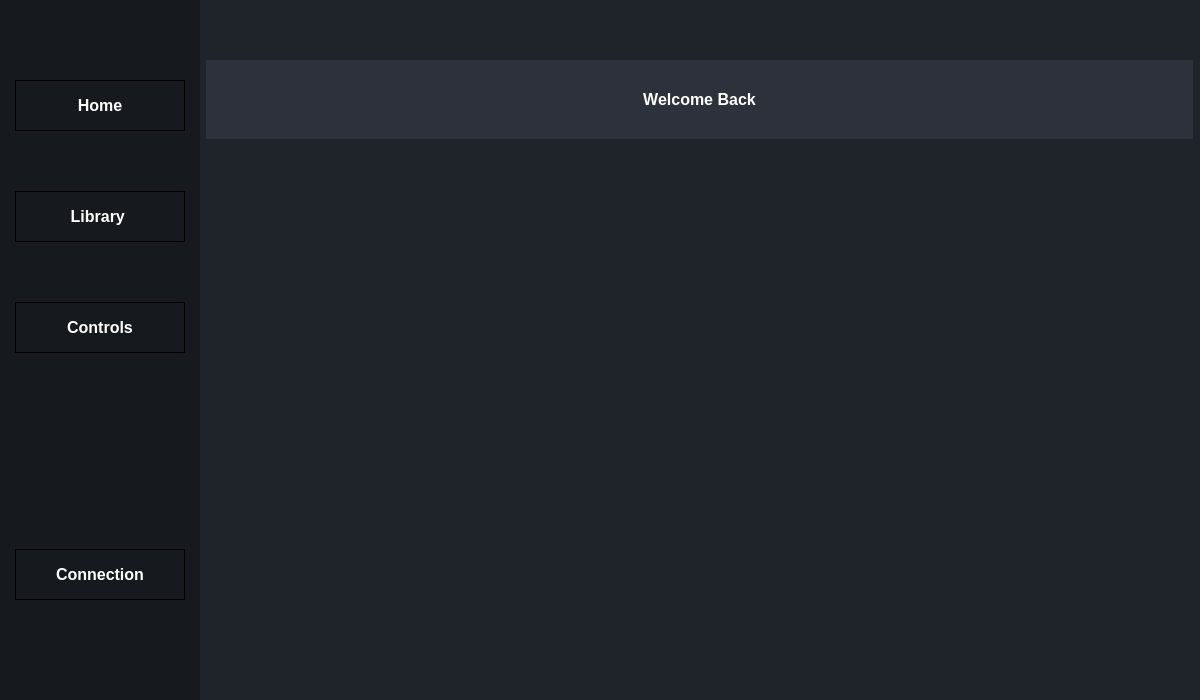
<?xml version="1.0" encoding="UTF-8"?>
<ui version="4.0">
 <class>DIGITAL_DISPLAY_CUBE</class>
 <widget class="QMainWindow" name="DIGITAL_DISPLAY_CUBE">
  <property name="geometry">
   <rect>
    <x>0</x>
    <y>0</y>
    <width>1200</width>
    <height>700</height>
   </rect>
  </property>
  <property name="sizePolicy">
   <sizepolicy hsizetype="Preferred" vsizetype="Preferred">
    <horstretch>0</horstretch>
    <verstretch>0</verstretch>
   </sizepolicy>
  </property>
  <property name="minimumSize">
   <size>
    <width>0</width>
    <height>0</height>
   </size>
  </property>
  <property name="maximumSize">
   <size>
    <width>16777215</width>
    <height>16777215</height>
   </size>
  </property>
  <property name="font">
   <font>
    <pointsize>12</pointsize>
    <weight>75</weight>
    <bold>true</bold>
   </font>
  </property>
  <property name="windowTitle">
   <string>DIMI</string>
  </property>
  <property name="windowIcon">
   <iconset resource="resources.qrc">
    <normaloff>:/icons/icons/D-blue.svg</normaloff>:/icons/icons/D-blue.svg</iconset>
  </property>
  <property name="styleSheet">
   <string notr="true">*{
	border: none;
	background-color: transparent;
	background: transparent;
	padding:0;
	margin: 0;
	color: #fff;

}
#scanningble{
	background-color: transparent;
	background: transparent;
	color: #fff;
}
#frame{
	background-color: #2c313c;
	margin-top: 60px;
	margin-right: 7px;
	padding:10px;
}
#frame_5{
	background-color: #2c313c;
	padding:10px;
	
}
#frame_16,#scrollArea{
	background-color: #16191d;
	border-radius: 10px;
	padding:20px;

	
}

#centralwidget{
	background-color: #1f232a;
}

#leftMenuSubContainer{
	background-color: #16191d;
}
#leftMenuSubContainer QPushButton{
	text-align: center;
	padding: 15px 40px;
	border: 1px solid black;
	
}
#centerMenuSubContainer, #rightMenuSubContainer{
	background-color: #2c313c;
}
#frame_8,#frame_9,#frame_7,#frame_10,#popupNotificationSubContainer,#hologramlist{
	background-color: #16191d;
	border-radius: 10px;
}
#headerContainer, #footerContainer{
	background-color: #2c313c;
}
QPushButton#brightnessBtn,#hologramBtn,#saveBtn_2,#revertBtn,#nextimgBtn,#previmgBtn,#addBtn,#createhologramBtn,#nexBtn,#prevBtn,#firstconnect,#secondconnect,#thirdconnect,#fourthconnect,#fifthconnect,#scanBtn,#imageeditBtn,#eraseBtn,#otaupdateBtn,#uploadBtn,#holobackBtn,#disconnectBtn{
    	text-align: center;
	padding: 15px 50px;
	border: 1px solid black;
}
QPushButton#saveholoBtn,#saveasholoBtn,#holobackBtn{
	    	text-align: center;
		padding: 10px 50px;
		border: 1px solid black
}

QPushButton#uploadBtn{
	margin-top: 10px;
	margin-bottom: 20px;


}
QPushButton#brightnessBtn:hover,#hologramBtn:hover,#saveBtn_2:hover,#revertBtn:hover,#nextimgBtn:hover,#previmgBtn:hover,#addBtn:hover,#createhologramBtn:hover,#uploadBtn:hover,#nexBtn:hover,#prevBtn:hover,#firstconnect:hover,#secondconnect:hover,#thirdconnect:hover,#fourthconnect:hover,#fifthconnect:hover,#scanBtn:hover,#imageeditBtn:hover,#eraseBtn:hover,#saveholoBtn:hover,#saveasholoBtn:hover,#otaupdateBtn:hover,#homeBtn:hover,#controBtn:hover,#libraryBtn:hover,#connectBtn:hover,#holobackBtn:hover ,#disconnectBtn:hover{
    background-color: #5A5A5A;
    color: #fff;
}

</string>
  </property>
  <widget class="QWidget" name="centralwidget">
   <property name="sizePolicy">
    <sizepolicy hsizetype="Preferred" vsizetype="Preferred">
     <horstretch>0</horstretch>
     <verstretch>0</verstretch>
    </sizepolicy>
   </property>
   <layout class="QHBoxLayout" name="horizontalLayout">
    <property name="spacing">
     <number>6</number>
    </property>
    <property name="leftMargin">
     <number>0</number>
    </property>
    <property name="topMargin">
     <number>0</number>
    </property>
    <property name="rightMargin">
     <number>0</number>
    </property>
    <property name="bottomMargin">
     <number>0</number>
    </property>
    <item alignment="Qt::AlignLeft">
     <widget class="QWidget" name="leftMenuContainer" native="true">
      <layout class="QVBoxLayout" name="verticalLayout">
       <property name="spacing">
        <number>0</number>
       </property>
       <property name="leftMargin">
        <number>0</number>
       </property>
       <property name="topMargin">
        <number>0</number>
       </property>
       <property name="rightMargin">
        <number>0</number>
       </property>
       <property name="bottomMargin">
        <number>0</number>
       </property>
       <item alignment="Qt::AlignLeft">
        <widget class="QWidget" name="leftMenuSubContainer" native="true">
         <layout class="QVBoxLayout" name="verticalLayout_2">
          <property name="spacing">
           <number>0</number>
          </property>
          <property name="leftMargin">
           <number>15</number>
          </property>
          <property name="topMargin">
           <number>0</number>
          </property>
          <property name="rightMargin">
           <number>15</number>
          </property>
          <property name="bottomMargin">
           <number>0</number>
          </property>
          <item>
           <widget class="QFrame" name="frame_2">
            <property name="sizePolicy">
             <sizepolicy hsizetype="Preferred" vsizetype="Expanding">
              <horstretch>0</horstretch>
              <verstretch>0</verstretch>
             </sizepolicy>
            </property>
            <property name="frameShape">
             <enum>QFrame::StyledPanel</enum>
            </property>
            <property name="frameShadow">
             <enum>QFrame::Raised</enum>
            </property>
            <layout class="QVBoxLayout" name="verticalLayout_3">
             <property name="spacing">
              <number>0</number>
             </property>
             <property name="leftMargin">
              <number>0</number>
             </property>
             <property name="topMargin">
              <number>80</number>
             </property>
             <property name="rightMargin">
              <number>0</number>
             </property>
             <property name="bottomMargin">
              <number>20</number>
             </property>
             <item>
              <widget class="QPushButton" name="homeBtn">
               <property name="font">
                <font>
                 <pointsize>12</pointsize>
                 <weight>75</weight>
                 <bold>true</bold>
                </font>
               </property>
               <property name="toolTip">
                <string/>
               </property>
               <property name="styleSheet">
                <string notr="true"/>
               </property>
               <property name="text">
                <string>Home</string>
               </property>
               <property name="icon">
                <iconset>
                 <normalon>:/icons/icons/home.svg</normalon>
                </iconset>
               </property>
               <property name="iconSize">
                <size>
                 <width>24</width>
                 <height>24</height>
                </size>
               </property>
              </widget>
             </item>
             <item>
              <spacer name="verticalSpacer_2">
               <property name="orientation">
                <enum>Qt::Vertical</enum>
               </property>
               <property name="sizeType">
                <enum>QSizePolicy::Preferred</enum>
               </property>
               <property name="sizeHint" stdset="0">
                <size>
                 <width>20</width>
                 <height>60</height>
                </size>
               </property>
              </spacer>
             </item>
             <item>
              <widget class="QPushButton" name="libraryBtn">
               <property name="font">
                <font>
                 <pointsize>12</pointsize>
                 <weight>75</weight>
                 <bold>true</bold>
                </font>
               </property>
               <property name="toolTip">
                <string/>
               </property>
               <property name="text">
                <string>Library </string>
               </property>
               <property name="icon">
                <iconset>
                 <normalon>:/icons/icons/align-justify.svg</normalon>
                </iconset>
               </property>
               <property name="iconSize">
                <size>
                 <width>24</width>
                 <height>24</height>
                </size>
               </property>
              </widget>
             </item>
             <item>
              <spacer name="verticalSpacer_3">
               <property name="orientation">
                <enum>Qt::Vertical</enum>
               </property>
               <property name="sizeType">
                <enum>QSizePolicy::Preferred</enum>
               </property>
               <property name="sizeHint" stdset="0">
                <size>
                 <width>20</width>
                 <height>60</height>
                </size>
               </property>
              </spacer>
             </item>
             <item>
              <widget class="QPushButton" name="controBtn">
               <property name="font">
                <font>
                 <pointsize>12</pointsize>
                 <weight>75</weight>
                 <bold>true</bold>
                </font>
               </property>
               <property name="toolTip">
                <string/>
               </property>
               <property name="text">
                <string>Controls</string>
               </property>
               <property name="icon">
                <iconset>
                 <normalon>:/icons/icons/settings.svg</normalon>
                </iconset>
               </property>
               <property name="iconSize">
                <size>
                 <width>24</width>
                 <height>24</height>
                </size>
               </property>
              </widget>
             </item>
             <item>
              <spacer name="verticalSpacer">
               <property name="orientation">
                <enum>Qt::Vertical</enum>
               </property>
               <property name="sizeHint" stdset="0">
                <size>
                 <width>20</width>
                 <height>40</height>
                </size>
               </property>
              </spacer>
             </item>
            </layout>
           </widget>
          </item>
          <item alignment="Qt::AlignBottom">
           <widget class="QFrame" name="frame_3">
            <property name="sizePolicy">
             <sizepolicy hsizetype="Preferred" vsizetype="Expanding">
              <horstretch>0</horstretch>
              <verstretch>0</verstretch>
             </sizepolicy>
            </property>
            <property name="frameShape">
             <enum>QFrame::StyledPanel</enum>
            </property>
            <property name="frameShadow">
             <enum>QFrame::Raised</enum>
            </property>
            <layout class="QVBoxLayout" name="verticalLayout_4">
             <property name="spacing">
              <number>0</number>
             </property>
             <property name="leftMargin">
              <number>0</number>
             </property>
             <property name="topMargin">
              <number>40</number>
             </property>
             <property name="rightMargin">
              <number>0</number>
             </property>
             <property name="bottomMargin">
              <number>100</number>
             </property>
             <item>
              <widget class="QPushButton" name="connectBtn">
               <property name="sizePolicy">
                <sizepolicy hsizetype="Preferred" vsizetype="Expanding">
                 <horstretch>0</horstretch>
                 <verstretch>0</verstretch>
                </sizepolicy>
               </property>
               <property name="font">
                <font>
                 <pointsize>12</pointsize>
                 <weight>75</weight>
                 <bold>true</bold>
                </font>
               </property>
               <property name="toolTip">
                <string/>
               </property>
               <property name="text">
                <string>Connection</string>
               </property>
               <property name="icon">
                <iconset>
                 <normalon>:/icons/icons/connect.svg</normalon>
                </iconset>
               </property>
               <property name="iconSize">
                <size>
                 <width>24</width>
                 <height>24</height>
                </size>
               </property>
              </widget>
             </item>
            </layout>
           </widget>
          </item>
         </layout>
        </widget>
       </item>
      </layout>
     </widget>
    </item>
    <item>
     <widget class="QWidget" name="mainBodyContainer" native="true">
      <property name="sizePolicy">
       <sizepolicy hsizetype="Preferred" vsizetype="Preferred">
        <horstretch>0</horstretch>
        <verstretch>0</verstretch>
       </sizepolicy>
      </property>
      <property name="styleSheet">
       <string notr="true"/>
      </property>
      <layout class="QVBoxLayout" name="verticalLayout_13">
       <property name="spacing">
        <number>0</number>
       </property>
       <property name="leftMargin">
        <number>0</number>
       </property>
       <property name="topMargin">
        <number>0</number>
       </property>
       <property name="rightMargin">
        <number>0</number>
       </property>
       <property name="bottomMargin">
        <number>0</number>
       </property>
       <item>
        <widget class="QStackedWidget" name="stackedWidget">
         <property name="currentIndex">
          <number>0</number>
         </property>
         <widget class="QWidget" name="page">
          <layout class="QVBoxLayout" name="verticalLayout_5">
           <property name="leftMargin">
            <number>0</number>
           </property>
           <property name="topMargin">
            <number>0</number>
           </property>
           <property name="rightMargin">
            <number>0</number>
           </property>
           <property name="bottomMargin">
            <number>0</number>
           </property>
           <item>
            <widget class="QFrame" name="frame">
             <property name="frameShape">
              <enum>QFrame::StyledPanel</enum>
             </property>
             <property name="frameShadow">
              <enum>QFrame::Raised</enum>
             </property>
             <layout class="QVBoxLayout" name="verticalLayout_6">
              <property name="topMargin">
               <number>20</number>
              </property>
              <property name="bottomMargin">
               <number>20</number>
              </property>
              <item alignment="Qt::AlignHCenter">
               <widget class="QLabel" name="label">
                <property name="font">
                 <font>
                  <pointsize>12</pointsize>
                  <weight>75</weight>
                  <bold>true</bold>
                 </font>
                </property>
                <property name="text">
                 <string>Welcome Back</string>
                </property>
                <property name="alignment">
                 <set>Qt::AlignHCenter|Qt::AlignTop</set>
                </property>
               </widget>
              </item>
             </layout>
            </widget>
           </item>
           <item>
            <widget class="QFrame" name="frame_4">
             <property name="sizePolicy">
              <sizepolicy hsizetype="Expanding" vsizetype="Expanding">
               <horstretch>0</horstretch>
               <verstretch>0</verstretch>
              </sizepolicy>
             </property>
             <property name="styleSheet">
              <string notr="true"/>
             </property>
             <property name="frameShape">
              <enum>QFrame::StyledPanel</enum>
             </property>
             <property name="frameShadow">
              <enum>QFrame::Raised</enum>
             </property>
             <layout class="QVBoxLayout" name="verticalLayout_7">
              <property name="leftMargin">
               <number>0</number>
              </property>
              <property name="topMargin">
               <number>0</number>
              </property>
              <property name="rightMargin">
               <number>0</number>
              </property>
              <property name="bottomMargin">
               <number>0</number>
              </property>
              <item>
               <widget class="QGraphicsView" name="gv">
                <property name="enabled">
                 <bool>true</bool>
                </property>
                <property name="sizePolicy">
                 <sizepolicy hsizetype="Preferred" vsizetype="Preferred">
                  <horstretch>0</horstretch>
                  <verstretch>0</verstretch>
                 </sizepolicy>
                </property>
                <property name="minimumSize">
                 <size>
                  <width>0</width>
                  <height>0</height>
                 </size>
                </property>
                <property name="maximumSize">
                 <size>
                  <width>16777215</width>
                  <height>16777215</height>
                 </size>
                </property>
                <property name="font">
                 <font>
                  <strikeout>true</strikeout>
                 </font>
                </property>
                <property name="toolTip">
                 <string/>
                </property>
                <property name="styleSheet">
                 <string notr="true">background-color: #1f232a;</string>
                </property>
                <property name="verticalScrollBarPolicy">
                 <enum>Qt::ScrollBarAlwaysOff</enum>
                </property>
                <property name="horizontalScrollBarPolicy">
                 <enum>Qt::ScrollBarAlwaysOff</enum>
                </property>
                <property name="backgroundBrush">
                 <brush brushstyle="NoBrush">
                  <color alpha="0">
                   <red>0</red>
                   <green>0</green>
                   <blue>0</blue>
                  </color>
                 </brush>
                </property>
                <property name="alignment">
                 <set>Qt::AlignCenter</set>
                </property>
               </widget>
              </item>
             </layout>
            </widget>
           </item>
          </layout>
         </widget>
         <widget class="QWidget" name="page_2">
          <layout class="QVBoxLayout" name="verticalLayout_8">
           <item alignment="Qt::AlignTop">
            <widget class="QFrame" name="frame_8">
             <property name="frameShape">
              <enum>QFrame::StyledPanel</enum>
             </property>
             <property name="frameShadow">
              <enum>QFrame::Raised</enum>
             </property>
             <layout class="QVBoxLayout" name="verticalLayout_12">
              <property name="topMargin">
               <number>10</number>
              </property>
              <property name="bottomMargin">
               <number>20</number>
              </property>
              <item alignment="Qt::AlignRight">
               <widget class="QPushButton" name="addBtn">
                <property name="toolTip">
                 <string/>
                </property>
                <property name="text">
                 <string>Add</string>
                </property>
               </widget>
              </item>
             </layout>
            </widget>
           </item>
           <item>
            <widget class="QFrame" name="frame_7">
             <property name="sizePolicy">
              <sizepolicy hsizetype="Preferred" vsizetype="Expanding">
               <horstretch>0</horstretch>
               <verstretch>0</verstretch>
              </sizepolicy>
             </property>
             <property name="frameShape">
              <enum>QFrame::StyledPanel</enum>
             </property>
             <property name="frameShadow">
              <enum>QFrame::Raised</enum>
             </property>
             <layout class="QVBoxLayout" name="verticalLayout_14">
              <item>
               <widget class="QListWidget" name="imageslist">
                <property name="sizePolicy">
                 <sizepolicy hsizetype="Preferred" vsizetype="Expanding">
                  <horstretch>0</horstretch>
                  <verstretch>0</verstretch>
                 </sizepolicy>
                </property>
                <property name="toolTip">
                 <string/>
                </property>
                <property name="iconSize">
                 <size>
                  <width>100</width>
                  <height>60</height>
                 </size>
                </property>
                <property name="resizeMode">
                 <enum>QListView::Adjust</enum>
                </property>
                <property name="gridSize">
                 <size>
                  <width>200</width>
                  <height>200</height>
                 </size>
                </property>
                <property name="viewMode">
                 <enum>QListView::IconMode</enum>
                </property>
               </widget>
              </item>
             </layout>
            </widget>
           </item>
           <item alignment="Qt::AlignBottom">
            <widget class="QFrame" name="frame_6">
             <property name="frameShape">
              <enum>QFrame::StyledPanel</enum>
             </property>
             <property name="frameShadow">
              <enum>QFrame::Raised</enum>
             </property>
             <layout class="QHBoxLayout" name="horizontalLayout_5">
              <property name="leftMargin">
               <number>0</number>
              </property>
              <property name="topMargin">
               <number>20</number>
              </property>
              <property name="rightMargin">
               <number>0</number>
              </property>
              <item>
               <spacer name="horizontalSpacer_2">
                <property name="orientation">
                 <enum>Qt::Horizontal</enum>
                </property>
                <property name="sizeHint" stdset="0">
                 <size>
                  <width>40</width>
                  <height>20</height>
                 </size>
                </property>
               </spacer>
              </item>
              <item>
               <widget class="QPushButton" name="imageeditBtn">
                <property name="toolTip">
                 <string/>
                </property>
                <property name="text">
                 <string>Image Edit</string>
                </property>
               </widget>
              </item>
              <item>
               <spacer name="horizontalSpacer">
                <property name="orientation">
                 <enum>Qt::Horizontal</enum>
                </property>
                <property name="sizeHint" stdset="0">
                 <size>
                  <width>40</width>
                  <height>20</height>
                 </size>
                </property>
               </spacer>
              </item>
              <item>
               <widget class="QPushButton" name="createhologramBtn">
                <property name="toolTip">
                 <string/>
                </property>
                <property name="text">
                 <string>Create Hologram</string>
                </property>
               </widget>
              </item>
              <item>
               <spacer name="horizontalSpacer_3">
                <property name="orientation">
                 <enum>Qt::Horizontal</enum>
                </property>
                <property name="sizeHint" stdset="0">
                 <size>
                  <width>40</width>
                  <height>20</height>
                 </size>
                </property>
               </spacer>
              </item>
             </layout>
            </widget>
           </item>
          </layout>
         </widget>
         <widget class="QWidget" name="page_3">
          <layout class="QVBoxLayout" name="verticalLayout_9">
           <item alignment="Qt::AlignTop">
            <widget class="QFrame" name="frame_16">
             <property name="minimumSize">
              <size>
               <width>0</width>
               <height>0</height>
              </size>
             </property>
             <property name="frameShape">
              <enum>QFrame::StyledPanel</enum>
             </property>
             <property name="frameShadow">
              <enum>QFrame::Raised</enum>
             </property>
             <layout class="QVBoxLayout" name="verticalLayout_20">
              <item>
               <widget class="QLabel" name="label_3">
                <property name="text">
                 <string/>
                </property>
               </widget>
              </item>
             </layout>
            </widget>
           </item>
           <item>
            <widget class="QListWidget" name="hologramlist">
             <property name="sizePolicy">
              <sizepolicy hsizetype="Preferred" vsizetype="Expanding">
               <horstretch>0</horstretch>
               <verstretch>0</verstretch>
              </sizepolicy>
             </property>
             <property name="toolTip">
              <string/>
             </property>
             <property name="iconSize">
              <size>
               <width>100</width>
               <height>60</height>
              </size>
             </property>
             <property name="movement">
              <enum>QListView::Static</enum>
             </property>
             <property name="resizeMode">
              <enum>QListView::Adjust</enum>
             </property>
             <property name="gridSize">
              <size>
               <width>200</width>
               <height>200</height>
              </size>
             </property>
             <property name="viewMode">
              <enum>QListView::IconMode</enum>
             </property>
            </widget>
           </item>
           <item>
            <widget class="QProgressBar" name="progressBar">
             <property name="sizePolicy">
              <sizepolicy hsizetype="Preferred" vsizetype="Preferred">
               <horstretch>0</horstretch>
               <verstretch>0</verstretch>
              </sizepolicy>
             </property>
             <property name="value">
              <number>0</number>
             </property>
            </widget>
           </item>
           <item alignment="Qt::AlignRight">
            <widget class="QPushButton" name="uploadBtn">
             <property name="font">
              <font>
               <weight>75</weight>
               <italic>false</italic>
               <bold>true</bold>
              </font>
             </property>
             <property name="toolTip">
              <string/>
             </property>
             <property name="text">
              <string>Upload</string>
             </property>
            </widget>
           </item>
          </layout>
         </widget>
         <widget class="QWidget" name="page_4">
          <layout class="QVBoxLayout" name="verticalLayout_10">
           <item alignment="Qt::AlignTop">
            <widget class="QFrame" name="frame_9">
             <property name="frameShape">
              <enum>QFrame::StyledPanel</enum>
             </property>
             <property name="frameShadow">
              <enum>QFrame::Raised</enum>
             </property>
             <layout class="QHBoxLayout" name="horizontalLayout_7">
              <property name="leftMargin">
               <number>60</number>
              </property>
              <property name="topMargin">
               <number>10</number>
              </property>
              <property name="rightMargin">
               <number>60</number>
              </property>
              <property name="bottomMargin">
               <number>20</number>
              </property>
              <item alignment="Qt::AlignLeft">
               <widget class="QPushButton" name="otaupdateBtn">
                <property name="font">
                 <font>
                  <weight>75</weight>
                  <italic>false</italic>
                  <bold>true</bold>
                 </font>
                </property>
                <property name="toolTip">
                 <string/>
                </property>
                <property name="text">
                 <string>OTA Update</string>
                </property>
               </widget>
              </item>
              <item alignment="Qt::AlignRight">
               <widget class="QPushButton" name="eraseBtn">
                <property name="toolTip">
                 <string/>
                </property>
                <property name="text">
                 <string>Erase All</string>
                </property>
               </widget>
              </item>
             </layout>
            </widget>
           </item>
           <item>
            <widget class="QFrame" name="frame_10">
             <property name="frameShape">
              <enum>QFrame::StyledPanel</enum>
             </property>
             <property name="frameShadow">
              <enum>QFrame::Raised</enum>
             </property>
             <layout class="QVBoxLayout" name="verticalLayout_16">
              <item>
               <widget class="QListWidget" name="controllist">
                <property name="toolTip">
                 <string/>
                </property>
                <property name="iconSize">
                 <size>
                  <width>100</width>
                  <height>60</height>
                 </size>
                </property>
                <property name="resizeMode">
                 <enum>QListView::Adjust</enum>
                </property>
                <property name="gridSize">
                 <size>
                  <width>200</width>
                  <height>200</height>
                 </size>
                </property>
                <property name="viewMode">
                 <enum>QListView::IconMode</enum>
                </property>
               </widget>
              </item>
             </layout>
            </widget>
           </item>
           <item alignment="Qt::AlignBottom">
            <widget class="QFrame" name="frame_11">
             <property name="frameShape">
              <enum>QFrame::StyledPanel</enum>
             </property>
             <property name="frameShadow">
              <enum>QFrame::Raised</enum>
             </property>
             <layout class="QHBoxLayout" name="horizontalLayout_3">
              <property name="leftMargin">
               <number>60</number>
              </property>
              <property name="rightMargin">
               <number>60</number>
              </property>
              <property name="bottomMargin">
               <number>30</number>
              </property>
              <item alignment="Qt::AlignLeft">
               <widget class="QPushButton" name="prevBtn">
                <property name="text">
                 <string>PREVIOUS</string>
                </property>
               </widget>
              </item>
              <item alignment="Qt::AlignRight">
               <widget class="QPushButton" name="nexBtn">
                <property name="text">
                 <string>NEXT</string>
                </property>
               </widget>
              </item>
             </layout>
            </widget>
           </item>
          </layout>
         </widget>
         <widget class="QWidget" name="page_5">
          <layout class="QVBoxLayout" name="verticalLayout_11">
           <item alignment="Qt::AlignTop">
            <widget class="QWidget" name="widget" native="true">
             <layout class="QVBoxLayout" name="verticalLayout_19">
              <property name="spacing">
               <number>6</number>
              </property>
              <property name="leftMargin">
               <number>0</number>
              </property>
              <property name="topMargin">
               <number>0</number>
              </property>
              <property name="rightMargin">
               <number>0</number>
              </property>
              <property name="bottomMargin">
               <number>0</number>
              </property>
              <item>
               <widget class="QFrame" name="frame_5">
                <property name="frameShape">
                 <enum>QFrame::StyledPanel</enum>
                </property>
                <property name="frameShadow">
                 <enum>QFrame::Raised</enum>
                </property>
                <layout class="QHBoxLayout" name="horizontalLayout_4">
                 <property name="spacing">
                  <number>0</number>
                 </property>
                 <property name="leftMargin">
                  <number>0</number>
                 </property>
                 <property name="topMargin">
                  <number>0</number>
                 </property>
                 <property name="rightMargin">
                  <number>0</number>
                 </property>
                 <property name="bottomMargin">
                  <number>0</number>
                 </property>
                 <item alignment="Qt::AlignHCenter|Qt::AlignVCenter">
                  <widget class="QLabel" name="label_2">
                   <property name="font">
                    <font>
                     <pointsize>14</pointsize>
                     <weight>75</weight>
                     <bold>true</bold>
                    </font>
                   </property>
                   <property name="text">
                    <string>Available Devices</string>
                   </property>
                   <property name="alignment">
                    <set>Qt::AlignCenter</set>
                   </property>
                   <property name="margin">
                    <number>0</number>
                   </property>
                  </widget>
                 </item>
                 <item alignment="Qt::AlignRight">
                  <widget class="QPushButton" name="disconnectBtn">
                   <property name="text">
                    <string>Disconnect</string>
                   </property>
                  </widget>
                 </item>
                 <item alignment="Qt::AlignRight">
                  <widget class="QPushButton" name="scanBtn">
                   <property name="sizePolicy">
                    <sizepolicy hsizetype="Preferred" vsizetype="Preferred">
                     <horstretch>0</horstretch>
                     <verstretch>0</verstretch>
                    </sizepolicy>
                   </property>
                   <property name="text">
                    <string>Scan</string>
                   </property>
                  </widget>
                 </item>
                </layout>
               </widget>
              </item>
             </layout>
            </widget>
           </item>
           <item>
            <widget class="QFrame" name="frame_15">
             <property name="sizePolicy">
              <sizepolicy hsizetype="Preferred" vsizetype="Expanding">
               <horstretch>0</horstretch>
               <verstretch>0</verstretch>
              </sizepolicy>
             </property>
             <property name="minimumSize">
              <size>
               <width>0</width>
               <height>0</height>
              </size>
             </property>
             <property name="frameShape">
              <enum>QFrame::StyledPanel</enum>
             </property>
             <property name="frameShadow">
              <enum>QFrame::Raised</enum>
             </property>
             <layout class="QVBoxLayout" name="verticalLayout_18">
              <property name="leftMargin">
               <number>20</number>
              </property>
              <property name="topMargin">
               <number>0</number>
              </property>
              <property name="rightMargin">
               <number>20</number>
              </property>
              <property name="bottomMargin">
               <number>0</number>
              </property>
              <item>
               <widget class="QScrollArea" name="scrollArea">
                <property name="sizePolicy">
                 <sizepolicy hsizetype="Preferred" vsizetype="Preferred">
                  <horstretch>0</horstretch>
                  <verstretch>0</verstretch>
                 </sizepolicy>
                </property>
                <property name="widgetResizable">
                 <bool>true</bool>
                </property>
                <property name="alignment">
                 <set>Qt::AlignCenter</set>
                </property>
                <widget class="QWidget" name="scrollAreaWidgetContents">
                 <property name="geometry">
                  <rect>
                   <x>0</x>
                   <y>0</y>
                   <width>46</width>
                   <height>16</height>
                  </rect>
                 </property>
                </widget>
               </widget>
              </item>
             </layout>
            </widget>
           </item>
          </layout>
         </widget>
         <widget class="QWidget" name="page_6">
          <property name="sizePolicy">
           <sizepolicy hsizetype="Fixed" vsizetype="Fixed">
            <horstretch>0</horstretch>
            <verstretch>0</verstretch>
           </sizepolicy>
          </property>
          <layout class="QVBoxLayout" name="verticalLayout_17">
           <item>
            <widget class="QFrame" name="frame_12">
             <property name="minimumSize">
              <size>
               <width>0</width>
               <height>0</height>
              </size>
             </property>
             <property name="maximumSize">
              <size>
               <width>1200</width>
               <height>600</height>
              </size>
             </property>
             <property name="frameShape">
              <enum>QFrame::StyledPanel</enum>
             </property>
             <property name="frameShadow">
              <enum>QFrame::Raised</enum>
             </property>
            </widget>
           </item>
           <item>
            <widget class="QFrame" name="frame_13">
             <property name="minimumSize">
              <size>
               <width>0</width>
               <height>0</height>
              </size>
             </property>
             <property name="maximumSize">
              <size>
               <width>800</width>
               <height>40</height>
              </size>
             </property>
             <property name="frameShape">
              <enum>QFrame::StyledPanel</enum>
             </property>
             <property name="frameShadow">
              <enum>QFrame::Raised</enum>
             </property>
             <layout class="QHBoxLayout" name="horizontalLayout_6">
              <property name="leftMargin">
               <number>80</number>
              </property>
              <property name="topMargin">
               <number>0</number>
              </property>
              <property name="rightMargin">
               <number>80</number>
              </property>
              <property name="bottomMargin">
               <number>0</number>
              </property>
              <item alignment="Qt::AlignLeft">
               <widget class="QPushButton" name="saveholoBtn">
                <property name="text">
                 <string>Save</string>
                </property>
               </widget>
              </item>
              <item alignment="Qt::AlignRight">
               <widget class="QPushButton" name="saveasholoBtn">
                <property name="toolTip">
                 <string>saveasholoBtn</string>
                </property>
                <property name="text">
                 <string>Save as</string>
                </property>
               </widget>
              </item>
              <item alignment="Qt::AlignRight">
               <widget class="QPushButton" name="holobackBtn">
                <property name="text">
                 <string>Back</string>
                </property>
               </widget>
              </item>
             </layout>
            </widget>
           </item>
          </layout>
         </widget>
         <widget class="QWidget" name="page_7">
          <layout class="QVBoxLayout" name="verticalLayout_15">
           <item>
            <widget class="QFrame" name="frame_14">
             <property name="frameShape">
              <enum>QFrame::StyledPanel</enum>
             </property>
             <property name="frameShadow">
              <enum>QFrame::Raised</enum>
             </property>
            </widget>
           </item>
          </layout>
         </widget>
        </widget>
       </item>
      </layout>
     </widget>
    </item>
   </layout>
  </widget>
 </widget>
 <resources>
  <include location="resources.qrc"/>
 </resources>
 <connections/>
</ui>
